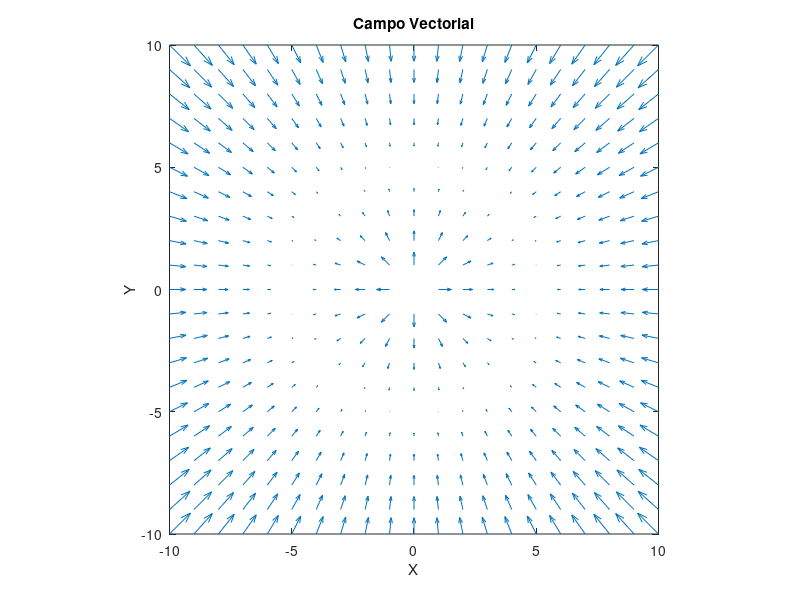
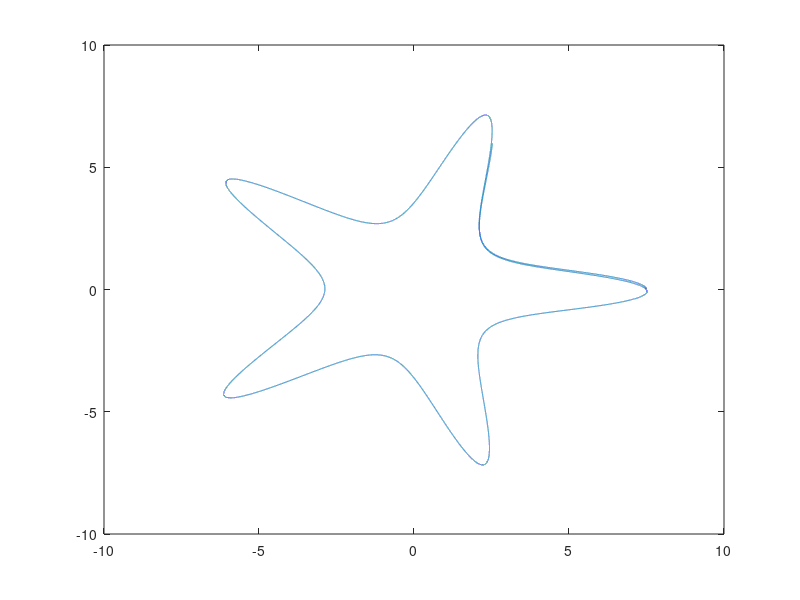
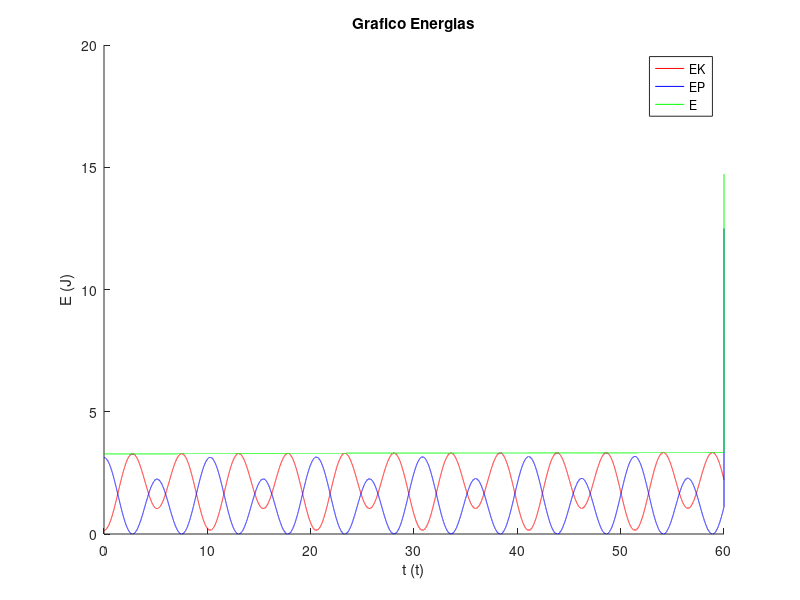

Reproduce these figures in MATLAB, in order.
clc; clear all; close all;

% Constantes
l = 5;
k = 1;
m = 3;

% Campo Vectorial
space = 1;
[x, y] = meshgrid(-10:space:10);

r = (x.^2 + y.^2).^0.5;

X = -k * (r - l) .* x ./ r;
Y = -k * (r - l) .* y ./ r;

figure;
quiver(x, y, X, Y);
title('Campo Vectorial');
axis square;
xlabel('X');
ylabel('Y');

% Metodo Euler
dt = 0.001;
t = [0:dt:60];

% Prealocar vectores
r = zeros(1, length(t));
x = zeros(1, length(t));
y = zeros(1, length(t));
vx = zeros(1, length(t));
vy = zeros(1, length(t));

% Condiciones iniciales
x(1) = 7.5;
y(1) = 0;
vx(1) = 0;
vy(1) = 0.32;

for i = 1:length(t) - 1
    % Radio y acc
    r(i) = sqrt(x(i)^2 + y(i)^2);
    a = -k * (r(i) - l) / m;

    % Componentes x y
    cx = x(i) / r(i);
    cy = y(i) / r(i);

    % Velocidades
    vx(i + 1) = vx(i) + a * cx * dt;
    vy(i + 1) = vy(i) + a * cy * dt;

    % Posiciones
    x(i + 1) = x(i) + vx(i) * dt;
    y(i + 1) = y(i) + vy(i) * dt;
end

% Estrella
figure;
title('Movimiento particula');
xlabel('x');
ylabel('y');
axis square;
grid on;
plot(x, y);

% Conservaciones de energia
EP = (1/2) * k * (r - l).^2;
V_SQ = (vx.^2 + vy.^2);
EK = (1/2) * m * V_SQ;

E = EP + EK;

% Grafica de energias
figure;
hold on;
title('Grafico Energias');
xlabel('t (t)');
ylabel('E (J)');
plot(t, EK, 'r');
plot(t, EP, 'b');
plot(t, E, 'g');
legend('EK', 'EP', 'E');
